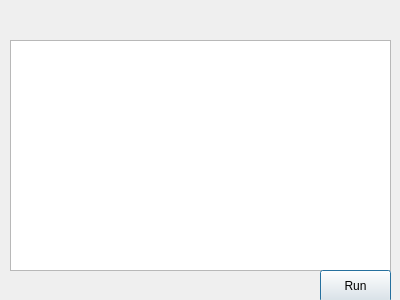
<?xml version="1.0" encoding="UTF-8"?>
<ui version="4.0">
 <class>SwapTagsDialog</class>
 <widget class="QDialog" name="SwapTagsDialog">
  <property name="geometry">
   <rect>
    <x>0</x>
    <y>0</y>
    <width>400</width>
    <height>300</height>
   </rect>
  </property>
  <property name="windowTitle">
   <string>Swap Tags Script</string>
  </property>
  <widget class="QTextEdit" name="script_edit">
   <property name="geometry">
    <rect>
     <x>10</x>
     <y>40</y>
     <width>381</width>
     <height>231</height>
    </rect>
   </property>
  </widget>
  <widget class="QPushButton" name="runButton">
   <property name="geometry">
    <rect>
     <x>320</x>
     <y>270</y>
     <width>71</width>
     <height>32</height>
    </rect>
   </property>
   <property name="text">
    <string>Run</string>
   </property>
   <property name="checkable">
    <bool>false</bool>
   </property>
   <property name="flat">
    <bool>false</bool>
   </property>
  </widget>
  <widget class="QLabel" name="info">
   <property name="geometry">
    <rect>
     <x>10</x>
     <y>10</y>
     <width>381</width>
     <height>20</height>
    </rect>
   </property>
   <property name="text">
    <string notr="true"/>
   </property>
  </widget>
 </widget>
 <resources/>
 <connections/>
</ui>
